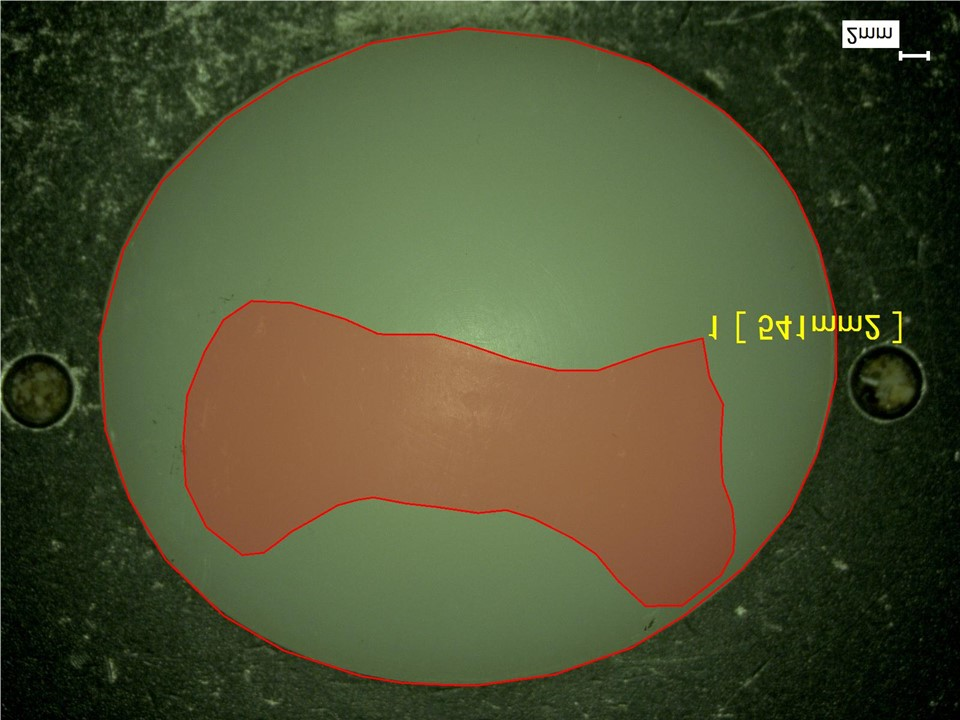
%> input picture patella heat map/Slide1.jpg, 960 x 720 px
$ octave patella_composite.m   (GNU Octave 9; MATLAB toolbox functions it lacks are replaced by stand-ins)
%> lines starting %> are read from the running program, lines starting %| are printed output that depends on the picture; in (x1, y1, x2, y2) boxes, pixels count from 0 and x2, y2 are one past the last pixel; in counts of white or black regions, pixels touching at a corner belong together; the program's own positions count from 1
% restart
close all; clear all; clc;
warning('off', 'Images:initSize:adjustingMag');

% define files to overlay
%  fileList = {'LEFT-03030752000003.jpg','LEFT-03041452000002.jpg','LEFT-10062451000002.jpg','RIGHT-09010554000002.jpg','RIGHT-13062152000002.jpg'};
%fileList = {'LEFT-03030752000003.jpg','LEFT-03041452000002.jpg','LEFT-10062451000002.jpg'};
fileList = {'Slide1.jpg','Slide2.jpg','Slide3.jpg','Slide4.jpg','Slide5.jpg','Slide6.jpg','Slide7.jpg'};
% structure for all image data
imageData = [];

% store images in structure and extract bounding box parameters
for fileIdx = 1:length(fileList)

    % open image
    im = imread(fileList{fileIdx});
%> im is the input picture: size 720x960x3 uint8; mean R, G, B 76.7, 81.5, 51
    imageData(fileIdx).raw = im;
    %     imageData(fileIdx).thsh1 = im(:,:,1) > 180 & ~(im(:,:,2) > 120);
    imhsv = rgb2hsv(im);
%> imhsv: size 720x960x3 double; mean H, S, V 0.231, 0.487, 0.355
    imThsh1 = imhsv(:,:,1) < 0.05;
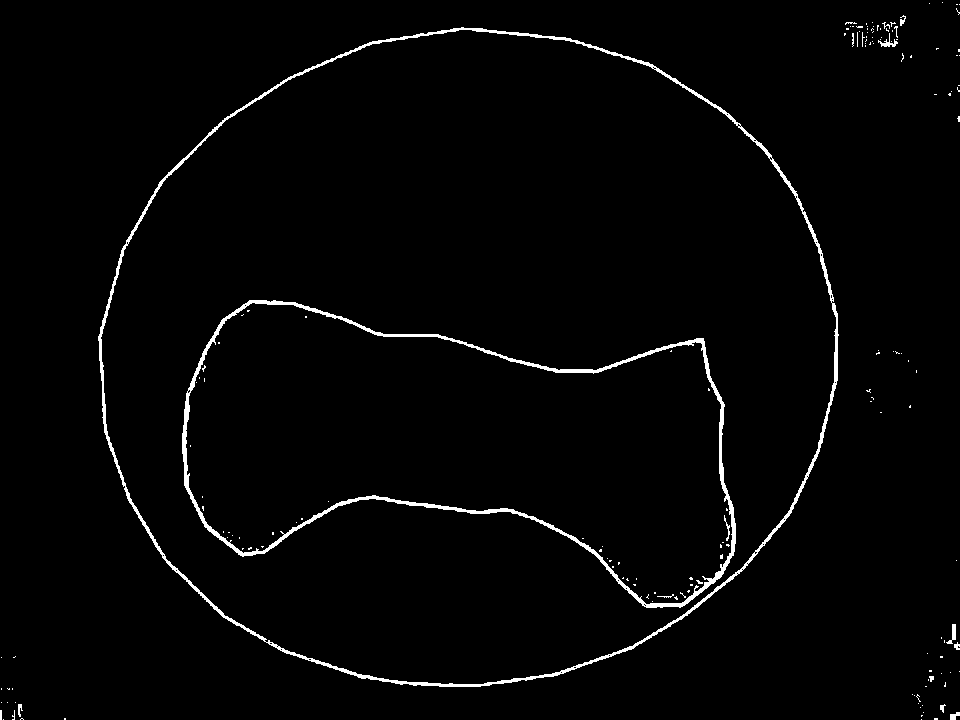
%> imThsh1: size 720x960 logical; 2% white; 163 white regions (148 under 20 px)
%     imThsh1 = imclose(imThsh1,strel('disk',2));
%     imThsh1 = imclose(imThsh1,strel('disk',2));
    imageData(fileIdx).thsh1 = imThsh1;

    % get regions
    rp = regionprops(imageData(fileIdx).thsh1,'Area','BoundingBox','Image');
%> rp = 163 regions; largest, box (x1, y1, x2, y2) and Area: (98, 27, 839, 687) 6743, (182, 300, 736, 608) 5790, (878, 33, 898, 47) 88, (946, 624, 956, 644) 83, (950, 712, 960, 720) 52

    % determine biggest region
    bbArea = [];
    for rpIdx = 1:length(rp)
        bbArea(end+1) = prod(rp(rpIdx).BoundingBox(3:4));
    end
%> after the loop, bbArea = 163 values, max 489060 at index 15, min 1 at index 2, mean 4060.3
    [~,maxIdx] = max(bbArea);
%> maxIdx = 15
    bb = floor(rp(maxIdx).BoundingBox);
%> bb = [98 27 741 660]
    imageData(fileIdx).outline = rp(maxIdx).Image;
    imageData(fileIdx).bbSize = bb(3:4)';
    imageData(fileIdx).bbCrop = im(bb(2)+[0:bb(4)],bb(1)+[0:bb(3)],:);

end
%> pass 2 of the loop `for fileIdx = 1:length(fileList)`:
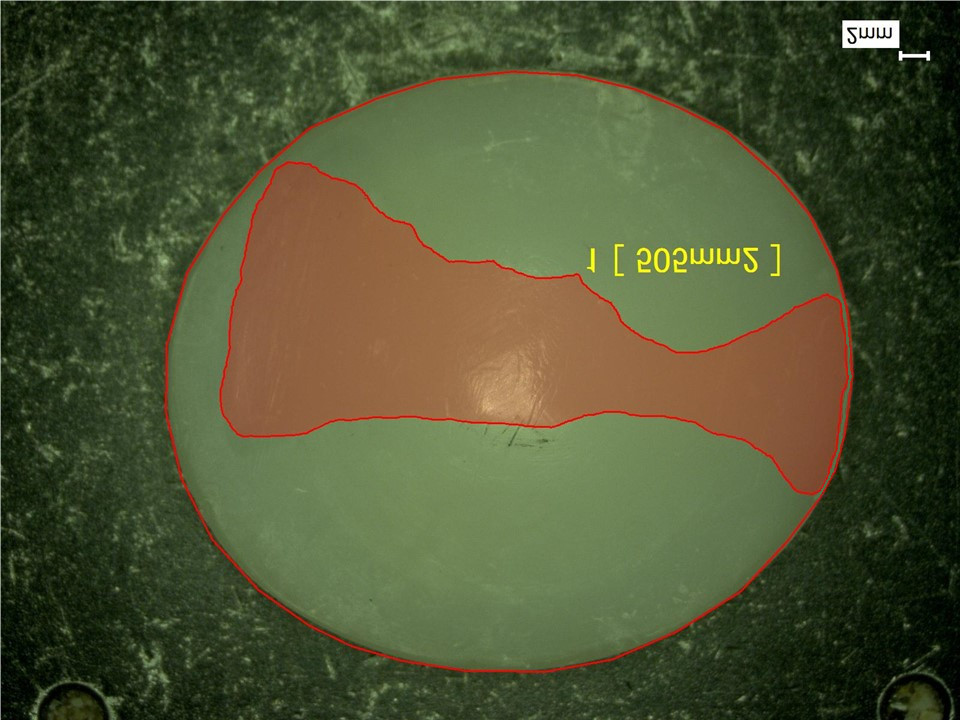
%> input picture patella heat map/Slide2.jpg, 960 x 720 px
%> im is the input picture: size 720x960x3 uint8; mean R, G, B 78.3, 83.9, 51.6
%> imhsv: size 720x960x3 double; mean H, S, V 0.228, 0.474, 0.363
%> `imThsh1 = imhsv(:,:,1) < 0.05;`:
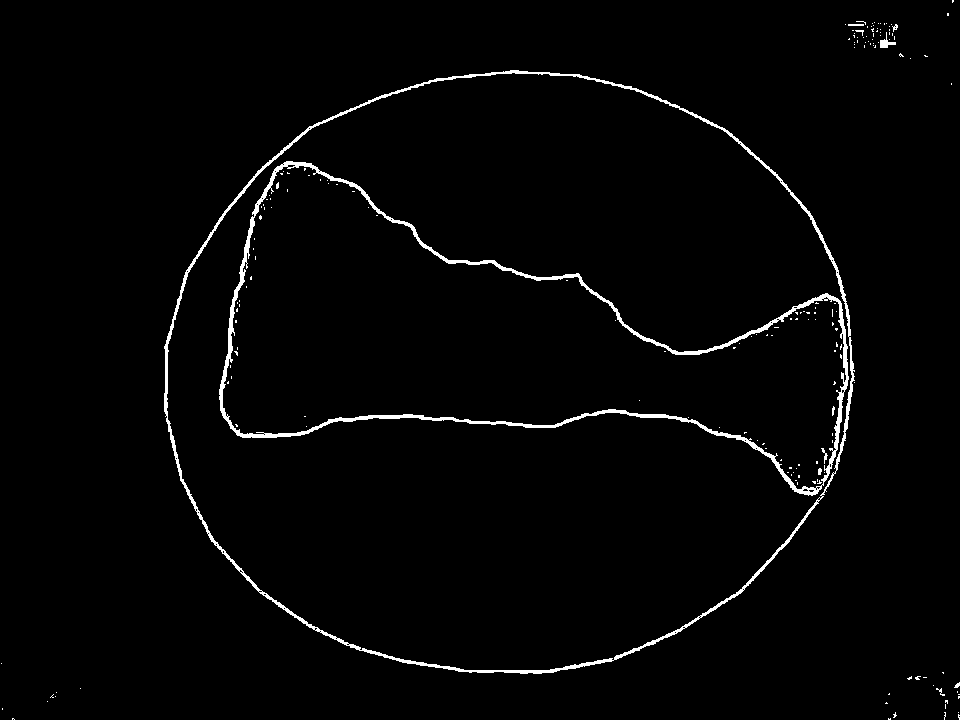
%> imThsh1: size 720x960 logical; 2% white; 183 white regions (172 under 20 px)
%> rp = 183 regions; largest, box (x1, y1, x2, y2) and Area: (219, 161, 849, 496) 6601, (164, 70, 855, 674) 6037, (880, 32, 896, 48) 97, (821, 448, 828, 464) 36, (848, 24, 864, 26) 32
%> after the loop `for rpIdx = 1:length(rp)`: bbArea = 183 values, max 417364 at index 9, min 1 at index 1, mean 3441.8
%> maxIdx = 9
%> bb = [164 70 691 604]
%> pass 3 of the loop `for fileIdx = 1:length(fileList)`:
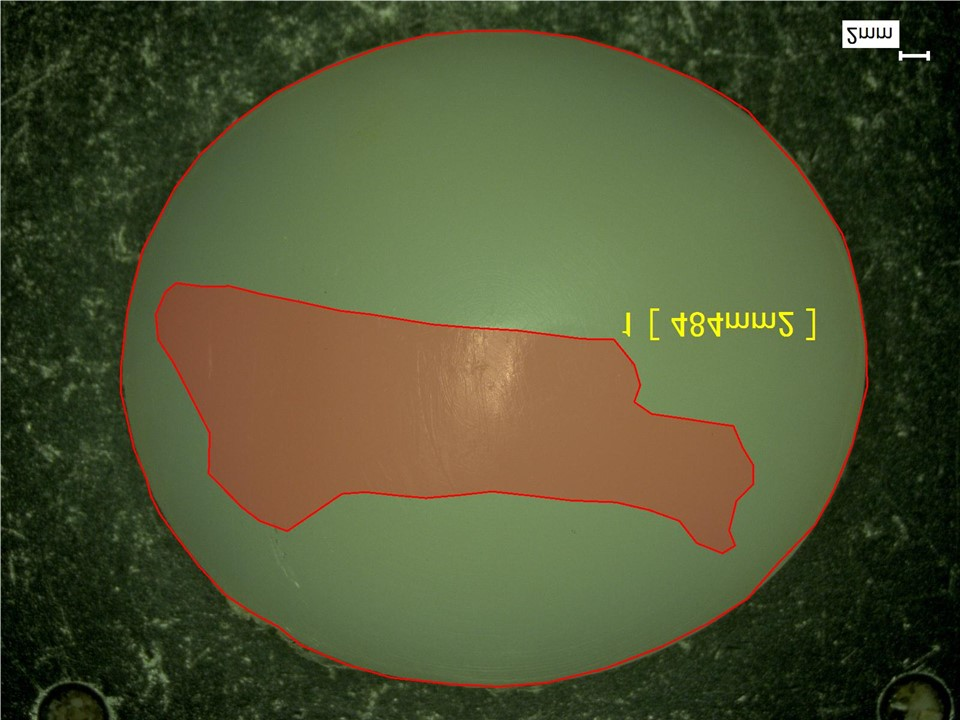
%> input picture patella heat map/Slide3.jpg, 960 x 720 px
%> im is the input picture: size 720x960x3 uint8; mean R, G, B 77.5, 83, 50.8
%> imhsv: size 720x960x3 double; mean H, S, V 0.228, 0.49, 0.358
%> `imThsh1 = imhsv(:,:,1) < 0.05;`:
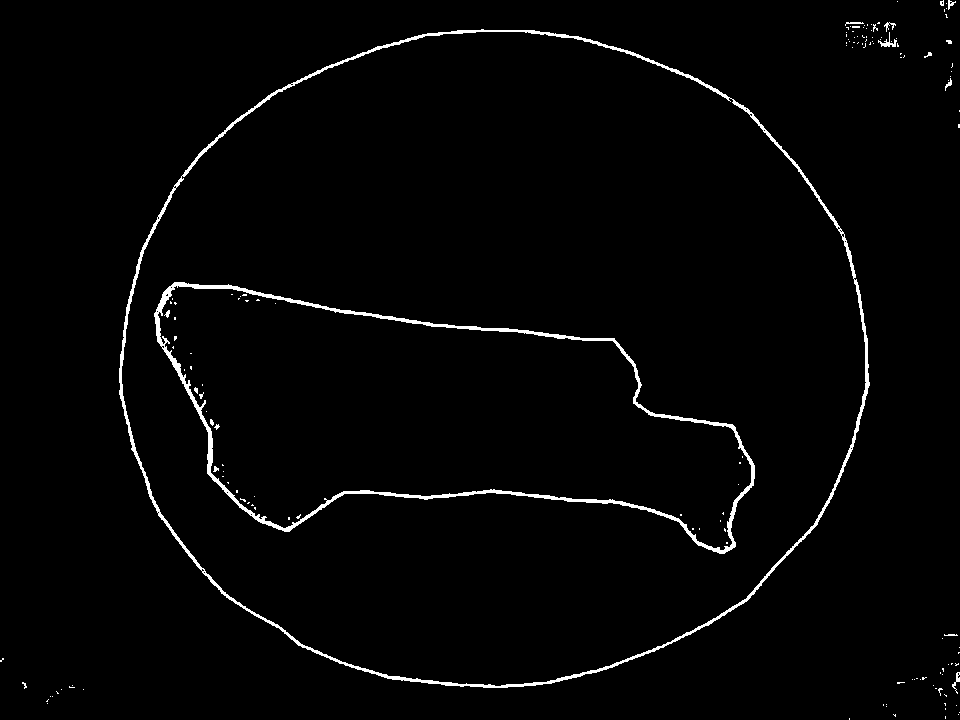
%> imThsh1: size 720x960 logical; 1.9% white; 150 white regions (137 under 20 px)
%> rp = 150 regions; largest, box (x1, y1, x2, y2) and Area: (119, 29, 870, 688) 6801, (154, 282, 755, 554) 5704, (878, 32, 897, 47) 88, (952, 672, 960, 694) 57, (884, 22, 896, 32) 43
%> the loop `for rpIdx = 1:length(rp)` made 150 passes
%> after the loop `for rpIdx = 1:length(rp)`: bbArea = 150 values, max 494909 at index 12, min 1 at index 4, mean 4401.4
%> maxIdx = 12
%> bb = [119 29 751 659]
%> (the run ends here)
